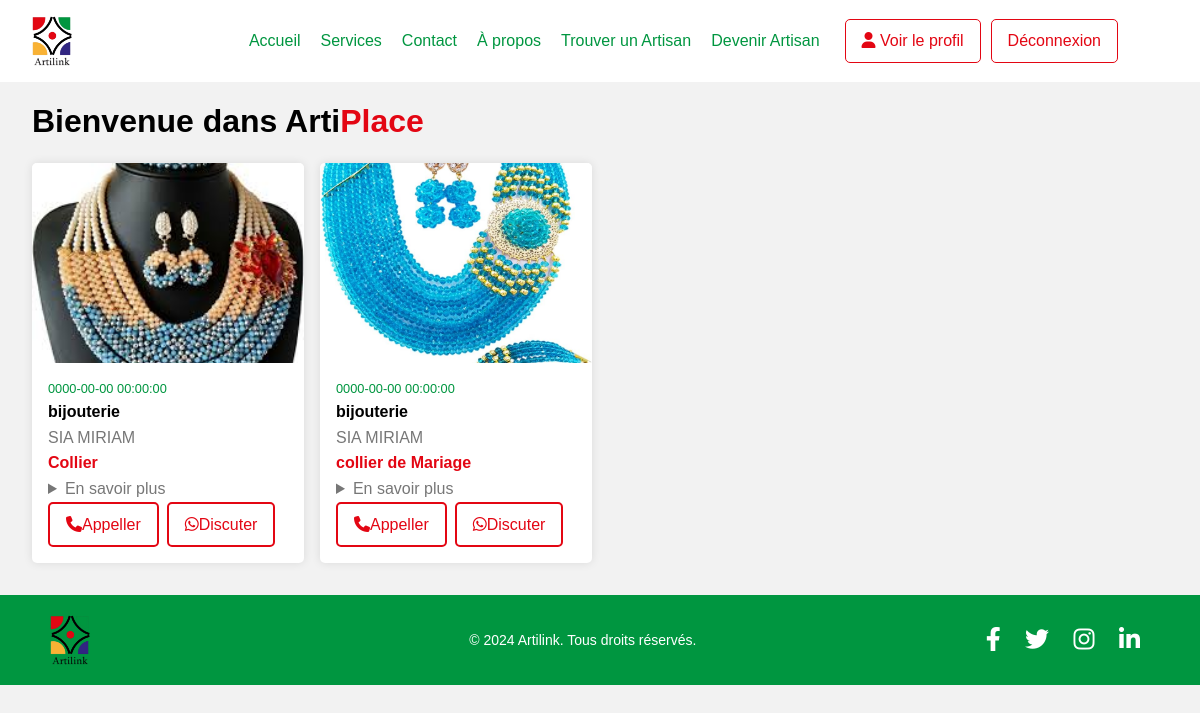
Page /boutique-vue_artisan.php?id=41 (signed in) on the committed database.
### tables this page shows
CREATE TABLE `ajout_boutik` (
  `id` int(11) DEFAULT NULL,
  `id_artisan` varchar(255) NOT NULL,
  `titre` varchar(255) NOT NULL,
  `desc_article` varchar(500) NOT NULL,
  `img` varchar(250) NOT NULL,
  `date_pub` timestamp NOT NULL DEFAULT current_timestamp() ON UPDATE current_timestamp()
);

CREATE TABLE `inscri_artisan` (
  `id` int(11) NOT NULL,
  `user_id` varchar(100) NOT NULL,
  `nom` varchar(50) NOT NULL,
  `prenom` varchar(50) NOT NULL,
  `sexe` varchar(5) NOT NULL,
  `metier` varchar(500) NOT NULL,
  `experiences` int(11) NOT NULL,
  `num_tel` varchar(15) NOT NULL,
  `num_what` varchar(15) NOT NULL,
  `type_piece` varchar(100) NOT NULL,
  `num_piece` varchar(100) NOT NULL,
  `mdp` varchar(100) NOT NULL,
  `ville` varchar(100) NOT NULL,
  `images` varchar(100) NOT NULL,
  `terms` varchar(50) NOT NULL,
  `date` timestamp NOT NULL DEFAULT current_timestamp()
);

### boutique-vue_artisan.php (the view, shortened to what this page needs)
<?php
    include 'components/connect.php';
?>
<!DOCTYPE html>
<html lang="fr">
<head>
    <link rel="stylesheet" href="https://cdnjs.cloudflare.com/ajax/libs/font-awesome/6.2.1/css/all.min.css">
</head>
<body>
<header>
        <img src="images/logo.png" alt="Logo">
        <div class="nav-links">
            <a href="afterconnexion/accueil.php">Accueil</a>
            <a href="afterconnexion/services.php">Services</a>
            <a href="afterconnexion/contact.php">Contact</a>
            <a href="afterconnexion/apropos.php">À propos</a>
            <a href="afterconnexion/trouver-artisan.php">Trouver un Artisan</a>
            <a href="inscription-artisan.php">Devenir Artisan</a>
        </div>
        <div class="auth-buttons">
    <a href="profile-artisan.php"><i class="fas fa-user"></i> Voir le profil</a>
    <a href="components/deconnexion.php">Déconnexion</a>
</div>
    </header>
<section class="tout-savoir">
    <h2 class="en-tete">Bienvenue dans Arti<span>Place</span></h2>
    <div class="box-container">
            <?php
                if (isset($_GET['id'])) {
                    $id_artisan = $_GET['id'];
                }
                $select_ = $conn->prepare("SELECT * FROM `ajout_boutik` WHERE id_artisan = :id_artisan ");
                $select_->execute([':id_artisan' => $id_artisan]);
                $select = $conn->prepare("SELECT * FROM `inscri_artisan` WHERE id = :id_artisan");
                $select->execute([':id_artisan' => $id_artisan]);
                $fetch = $select->fetch(PDO::FETCH_ASSOC);
                if ($select_->rowCount() > 0) {
                    while ($fetch_artisan = $select_->fetch(PDO::FETCH_ASSOC)) {
            ?>
            <form action="" method="post" class="actu">
                <img src="upload/<?= $fetch_artisan['img']; ?>" alt="">
                <div class="detail-sur">
                    <p datetime="2024-07-23" class="time"><?= $fetch_artisan['date_pub'];?></p>
                    <h4><?= $fetch['metier']; ?></h4>
                    <p><?=$fetch['nom']?> <?=$fetch['prenom']?></p>
                    <h6><?= $fetch_artisan['titre']; ?></h6>
                    <details>
                        <summary>En savoir plus</summary>
                    </details>
                    <div class="btn-group">
                        <a href="tel:<?= $fetch['num_tel']; ?>" class="what-btn"><i class="fa-solid fa-phone"></i>Appeller</a>
                        <a href="https://api.whatsapp.com/send?phone=+225<?= $fetch['num_what']; ?>" class="btn-tel"><i class="fab fa-whatsapp"></i>Discuter</a>
                    </div>
                </div>
            </form>
            <?php
                    }
                }else{
                    echo '<p class="vide">Aucun produit !</p>';
                }
            ?>
    </div>
</section>
<footer>
        <img src="images/logo.png" alt="Logo" style="height: 50px;">
        <p class="copyright">&copy; 2024 Artilink. Tous droits réservés.</p>
        <div class="social-links">
            <a href="#"><i class="fab fa-facebook-f"></i></a>
            <a href="#"><i class="fab fa-twitter"></i></a>
            <a href="#"><i class="fab fa-instagram"></i></a>
            <a href="#"><i class="fab fa-linkedin-in"></i></a>
        </div>
    </footer>
</body>
</html>

### boutique-vue_artisan.php (style rules this page uses)
* { margin: 0; padding: 0; box-sizing: border-box; }
body { font-family: Arial, sans-serif; line-height: 1.6; background-color: #f2f2f2; }
header, footer { background-color: #fff; color: #fff; padding: 1rem 0; text-align: center; position: relative; }
header { background-color: #fff; color: #fff; padding: 1rem 2rem; position: fixed; width: 100%; top: 0; z-index: 1000; display: flex; justify-content: space-between; align-items: center; }
header img { height: 50px; }
header .nav-links { display: flex; gap: 20px; margin-left: 9.5rem; }
header .nav-links a { color: #009640; text-decoration: none; font-size: 1rem; transition: color 0.3s; }
.auth-buttons { display: flex; gap: 10px; margin-right: 50px; max-width: calc(100% - 280px); }
header .auth-buttons a { color: #E30613; background-color: #fff; padding: 0.5rem 1rem; border-radius: 5px; border: 1px solid #E30613; text-decoration: none; transition: background-color 0.3s, color 0.3s; }
footer { display: flex; justify-content: space-between; align-items: center; padding: 20px 50px; background-color: #009640; color: white; }
footer .social-links a { margin: 0 10px; font-size: 1.5rem; transition: color 0.3s; color: white; }
footer p.copyright { margin: 0; font-size: 0.875rem; margin-left: 100px; }
.tout-savoir { padding: 6rem 2rem 2rem; }
.tout-savoir .en-tete { font-size: 2rem; margin-bottom: 1rem; }
.tout-savoir .en-tete span { color: #E30613; }
.tout-savoir .box-container { display: grid; grid-template-columns: repeat(auto-fill, minmax(250px, 1fr)); grid-gap: 1rem; }
.tout-savoir .actu { background-color: #fff; border-radius: 5px; overflow: hidden; box-shadow: 0 0 10px rgba(0,0,0,0.1); transition: transform 0.3s ease; }
.tout-savoir .actu img { width: 100%; height: 200px; object-fit: cover; }
.tout-savoir .detail-sur { padding: .5rem 1rem; }
.tout-savoir .detail-sur h6 { color: #E30613; text-decoration: none; font-size: 1rem; font-weight: bold; }
.tout-savoir .detail-sur summary { color: #777; }
.tout-savoir .detail-sur .time { color: #009640; font-size: .8rem; }
.tout-savoir .detail-sur p { color: #777; }
.tout-savoir .detail-sur .btn-group { display: flex; align-items: center; }
.tout-savoir .detail-sur .btn-tel, .tout-savoir .detail-sur .what-btn { display: inline-flex; align-items: center; padding: 0.5rem 1rem; background-color: #fff; color: #E30613; text-decoration: none; border: 2px solid #E30613; border-radius: 5px; margin-right: 0.5rem; margin-bottom: 0.5rem; transition: background-color 0.3s ease, color 0.3s ease; }

### rows in the picture
ajout_boutik: img (picture), date_pub "0000-00-00 00:00:00", titre "Collier"
inscri_artisan: metier "bijouterie", nom "SIA", prenom "MIRIAM"
ajout_boutik: img (picture), date_pub "0000-00-00 00:00:00", titre "collier de Mariage"
